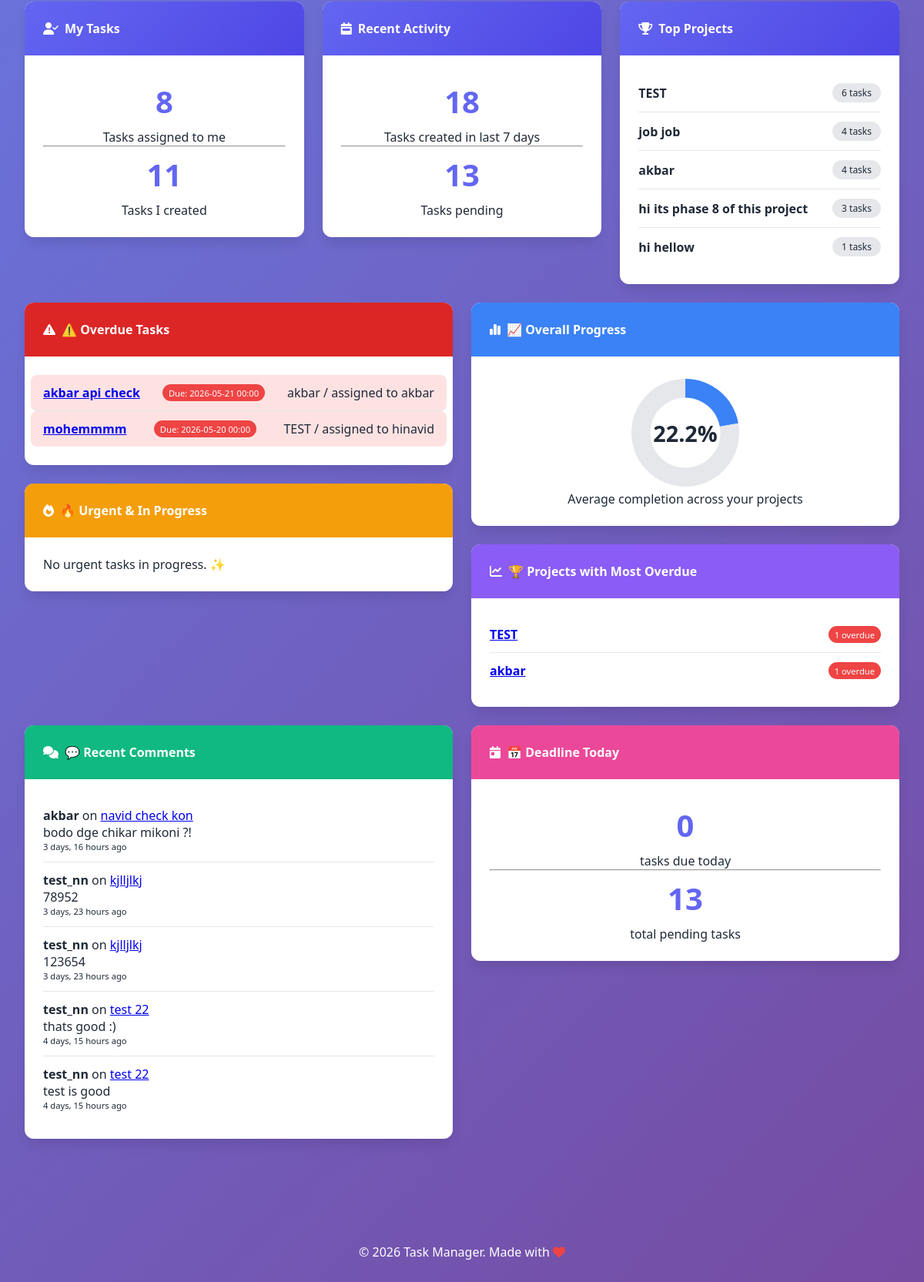
Before: /dashboard/ (signed in, lower part) with the older database file.
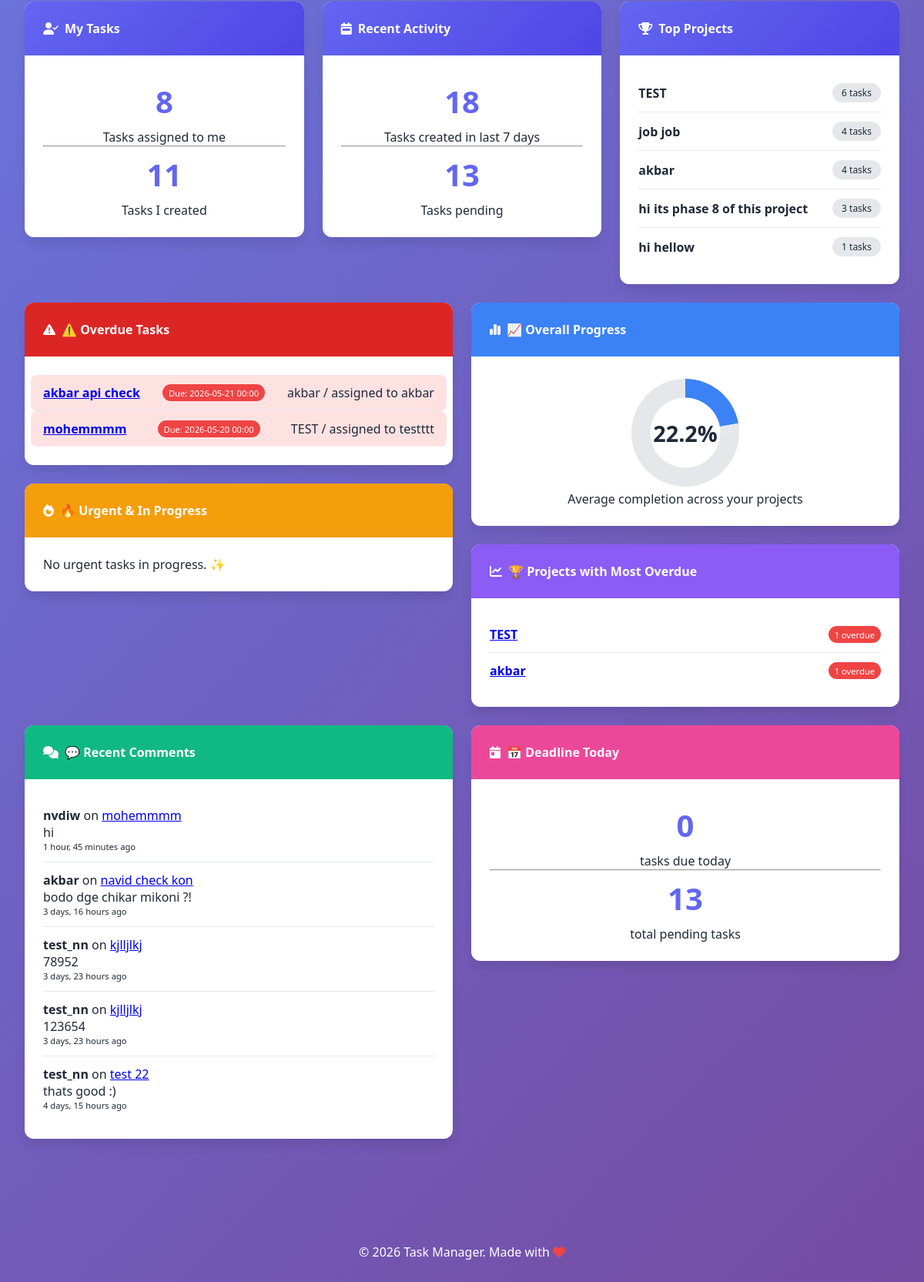
After: the same page with the newer database file.
### tasks/models.py (models this page shows, shortened)
class Project(models.Model):
    title = models.CharField(max_length=200, verbose_name="Project Title")
    description = models.TextField(verbose_name="Description", blank=True)
    created_by = models.ForeignKey(
        User,
        on_delete=models.CASCADE,
        related_name='projects_created',
        verbose_name="Created By"
    )
    members = models.ManyToManyField(
        User,
        related_name='projects',
        blank=True,
        verbose_name="Team Members"
    )
    created_at = models.DateTimeField(auto_now_add=True, verbose_name="Created At")
    updated_at = models.DateTimeField(auto_now=True, verbose_name="Last Updated")
    class Meta:
        verbose_name = "Project"
        verbose_name_plural = "Projects"
        ordering = ['-created_at']

class Task(models.Model):
    class Status(models.TextChoices):
        TODO = 'TODO', 'To Do'
        IN_PROGRESS = 'IN_PROGRESS', 'In Progress'
        DONE = 'DONE', 'Done'
    class Priority(models.TextChoices):
        LOW = 'LOW', 'Low'
        MEDIUM = 'MEDIUM', 'Medium'
        HIGH = 'HIGH', 'High'
        URGENT = 'URGENT', 'Urgent'
    title = models.CharField(max_length=200, verbose_name="Task Title")
    description = models.TextField(verbose_name="Description", blank=True)
    project = models.ForeignKey(
        Project,
        on_delete=models.CASCADE,
        related_name='tasks',
        verbose_name="Related Project"
    )
    assigned_to = models.ForeignKey(
        User,
        on_delete=models.SET_NULL,
        null=True,
        blank=True,
        related_name='assigned_tasks',
        verbose_name="Assigned To"
    )
    created_by = models.ForeignKey(
        User,
        on_delete=models.CASCADE,
        related_name='created_tasks',
        verbose_name="Created By"
    )
    status = models.CharField(
        max_length=20,
        choices=Status.choices,
        default=Status.TODO,
        verbose_name="Status"
    )
    priority = models.CharField(
        max_length=20,
        choices=Priority.choices,
        default=Priority.MEDIUM,
        verbose_name="Priority"
    )
    deadline = models.DateTimeField(
        null=True,
        blank=True,
        verbose_name="Deadline"
    )
    created_at = models.DateTimeField(auto_now_add=True, verbose_name="Created At")
    updated_at = models.DateTimeField(auto_now=True, verbose_name="Last Updated")
    class Meta:
        verbose_name = "Task"
        verbose_name_plural = "Tasks"
        ordering = ['-priority', 'deadline']

class Comment(models.Model):
    task = models.ForeignKey(
        Task,
        on_delete=models.CASCADE,
        related_name='comments',
        verbose_name="Task"
    )
    author = models.ForeignKey(
        User,
        on_delete=models.CASCADE,
        related_name='comments',
        verbose_name="Author"
    )
    text = models.TextField(verbose_name="Comment Text")
    image = models.ImageField(upload_to='comment_images/%Y/%m/%d/', null=True, blank=True, verbose_name="Image")
    created_at = models.DateTimeField(auto_now_add=True, verbose_name="Created At")
    class Meta:
        verbose_name = "Comment"
        verbose_name_plural = "Comments"
        ordering = ['created_at']

### tasks/views.py (the view)
# urls.py: path('dashboard/', views.dashboard, name='dashboard'),
@login_required
def dashboard(request):
    projects = Project.objects.filter(
        Q(members=request.user) | Q(created_by=request.user)
    ).distinct()
    tasks = Task.objects.filter(
        Q(project__members=request.user) | Q(project__created_by=request.user)
    ).distinct()
    total_projects = projects.count()
    total_tasks = tasks.count()
    todo_tasks = tasks.filter(status=Task.Status.TODO).count()
    in_progress_tasks = tasks.filter(status=Task.Status.IN_PROGRESS).count()
    done_tasks = tasks.filter(status=Task.Status.DONE).count()
    low_priority = tasks.filter(priority=Task.Priority.LOW).count()
    medium_priority = tasks.filter(priority=Task.Priority.MEDIUM).count()
    high_priority = tasks.filter(priority=Task.Priority.HIGH).count()
    urgent_priority = tasks.filter(priority=Task.Priority.URGENT).count()
    assigned_to_me = tasks.filter(assigned_to=request.user).count()
    created_by_me = tasks.filter(created_by=request.user).count()
    completion_rate = (done_tasks / total_tasks * 100) if total_tasks > 0 else 0
    now = timezone.now()
    week_ago = now - timezone.timedelta(days=7)
    recent_tasks = tasks.filter(created_at__gte=week_ago).count()
    projects_with_counts = projects.annotate(task_count=Count('tasks')).order_by('-task_count')[:5]
    overdue_tasks_count = tasks.filter(
        deadline__lt=now,
        status__in=[Task.Status.TODO, Task.Status.IN_PROGRESS]
    ).count()
    overdue_tasks_list = tasks.filter(
        deadline__lt=now,
        status__in=[Task.Status.TODO, Task.Status.IN_PROGRESS]
    ).select_related('project', 'assigned_to')[:10]
    today_start = now.replace(hour=0, minute=0, second=0, microsecond=0)
    today_end = now.replace(hour=23, minute=59, second=59, microsecond=999999)
    deadline_today_count = tasks.filter(
        deadline__range=(today_start, today_end),
        status__in=[Task.Status.TODO, Task.Status.IN_PROGRESS]
    ).count()
    project_progress = []
    for p in projects:
        total = p.tasks.count()
        done = p.tasks.filter(status=Task.Status.DONE).count()
        progress = (done / total * 100) if total > 0 else 0
        project_progress.append(progress)
    overall_progress = round(sum(project_progress) / len(project_progress), 1) if project_progress else 0
    top_overdue_projects = Project.objects.filter(
        Q(members=request.user) | Q(created_by=request.user)
    ).annotate(
        overdue_count=Count('tasks', filter=Q(tasks__deadline__lt=now, tasks__status__in=[Task.Status.TODO, Task.Status.IN_PROGRESS]))
    ).filter(overdue_count__gt=0).order_by('-overdue_count')[:3]
    recent_comments = Comment.objects.filter(
        Q(task__project__members=request.user) | Q(task__project__created_by=request.user)
    ).select_related('author', 'task__project').order_by('-created_at')[:5]
    urgent_in_progress = tasks.filter(
        priority=Task.Priority.URGENT,
        status=Task.Status.IN_PROGRESS
    ).select_related('project', 'assigned_to')[:5]
    context = {
        'total_projects': total_projects,
        'total_tasks': total_tasks,
        'todo_tasks': todo_tasks,
        'in_progress_tasks': in_progress_tasks,
        'done_tasks': done_tasks,
        'low_priority': low_priority,
        'medium_priority': medium_priority,
        'high_priority': high_priority,
        'urgent_priority': urgent_priority,
        'overdue_tasks': overdue_tasks_count,
        'assigned_to_me': assigned_to_me,
        'created_by_me': created_by_me,
        'completion_rate': round(completion_rate, 1),
        'recent_tasks': recent_tasks,
        'projects_with_counts': projects_with_counts,
        'overdue_tasks_list': overdue_tasks_list,
        'deadline_today_count': deadline_today_count,
        'overall_progress': overall_progress,
        'top_overdue_projects': top_overdue_projects,
        'recent_comments': recent_comments,
        'urgent_in_progress': urgent_in_progress,
    }
    return render(request, 'tasks/dashboard.html', context)

### templates/tasks/dashboard.html (shortened to what the changed rows need)
{% extends 'base.html' %}
{% load static %}
{% block content %}
<div class="row">
    <div class="col-md-4">
        <div class="card">
            <div class="card-body">
                {% for project in projects_with_counts %}
                    <div class="project-item">
                        <strong>{{ project.title }}</strong>
                        <span class="badge">{{ project.task_count }} tasks</span>
                    </div>
                {% empty %}
                    <p>No projects yet</p>
                {% endfor %}
            </div>
        </div>
    </div>
</div>
<div class="row">
    <div class="col-md-6">
        <div class="card">
            <div class="card-body">
                {% if overdue_tasks_list %}
                    <ul class="task-list">
                        {% for task in overdue_tasks_list %}
                            <li class="task-item overdue">
                                <strong>
                                    <a href="{% url 'tasks:project_detail' task.project.pk %}">
                                        {{ task.title }}
                                    </a>
                                </strong>
                                <span class="badge bg-danger">Due: {{ task.deadline|date:"Y-m-d H:i" }}</span>
                                <div class="text-muted small">
                                    {{ task.project.title }} / assigned to {{ task.assigned_to.username|default:"unassigned" }}
                                </div>
                            </li>
                        {% endfor %}
                    </ul>
                {% else %}
                    <p class="text-success">🎉 No overdue tasks! Great job!</p>
                {% endif %}
            </div>
        </div>
    </div>
    <div class="col-md-6">
        <div class="card mt-3">
            <div class="card-body">
                {% if top_overdue_projects %}
                    <ul class="project-list">
                        {% for project in top_overdue_projects %}
                            <li class="project-item">
                                <strong><a href="{% url 'tasks:project_detail' project.pk %}">{{ project.title }}</a></strong>
                                <span class="badge bg-danger">{{ project.overdue_count }} overdue</span>
                            </li>
                        {% endfor %}
                    </ul>
                {% else %}
                    <p>No overdue tasks in any project. Keep it up!</p>
                {% endif %}
            </div>
        </div>
    </div>
</div>
<div class="row">
    <div class="col-md-6">
        <div class="card">
            <div class="card-body">
                {% if recent_comments %}
                    <ul class="comment-list">
                        {% for comment in recent_comments %}
                            <li class="comment-item">
                                <strong>{{ comment.author.username }}</strong> on <a href="{% url 'tasks:project_detail' comment.task.project.pk %}">{{ comment.task.title }}</a>
                                <div class="text-muted small">{{ comment.text|truncatewords:15 }}</div>
                                <div class="text-muted" style="font-size: 0.7rem;">{{ comment.created_at|timesince }} ago</div>
                            </li>
                        {% endfor %}
                    </ul>
                {% else %}
                    <p>No comments yet. Start a discussion!</p>
                {% endif %}
            </div>
        </div>
    </div>
</div>
{% endblock %}
{% block extra_js %}
<script>
// Wait for page to load
window.addEventListener('load', function() {
    // Status Pie Chart
    var statusData = [{{ todo_tasks }}, {{ in_progress_tasks }}, {{ done_tasks }}];
    var statusColors = ['#ef4444', '#f59e0b', '#10b981'];
    if (typeof SimpleChart !== 'undefined') {
        SimpleChart.pie('statusChart', statusData, statusColors);
        // Priority Bar Chart
        var priorityLabels = ['Low', 'Medium', 'High', 'Urgent'];
        var priorityData = [{{ low_priority }}, {{ medium_priority }}, {{ high_priority }}, {{ urgent_priority }}];
        var priorityColors = ['#10b981', '#3b82f6', '#f59e0b', '#ef4444'];
        SimpleChart.bar('priorityChart', priorityLabels, priorityData, priorityColors);
        // Overall Progress Doughnut Chart
        SimpleChart.doughnut('progressChart', [{{ overall_progress }}, 100 - {{ overall_progress }}], ['#3b82f6', '#e5e7eb']);
    } else {
        console.error('SimpleChart library not loaded');
    }
});
</script>
{% endblock %}

Changed rows visible on the page:
no longer on this page (row unchanged): Comment: author.username "test_nn", task "test 22", text "test is good", created_at "4 days, 15 hours"
changed Task "mohemmmm": assigned_to.username "hinavid" → "testttt"
added Comment: author.username "nvdiw", task "mohemmmm", text "hi", created_at "1 hour, 45 minutes"
